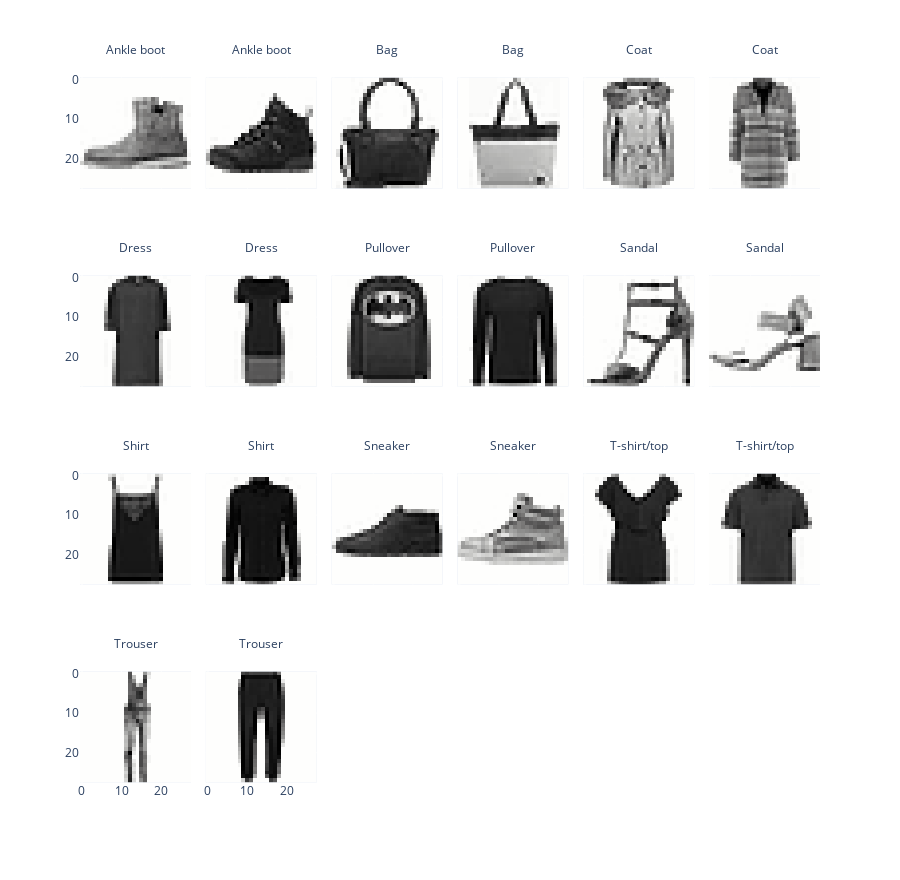

The notebook cell saved with this chart:
### Markdown cell above
Let's break this down further and look at it by class, or the category of clothing:

### Code cell
#| code-fold: true
print(class_dict)
show_images(images.groupby('class',as_index=False).sample(2), ncols=6)

### Figure 1 — Plotly figure (JSON) as saved in the notebook; plotly's stock layout.template omitted (floating-point values rounded to 4 significant figures; data arrays with more than 128 entries replaced by an {"elided": "..."} marker saying what was removed)
{"data": [{"coloraxis": "coloraxis", "hovertemplate": "x: %{x}<br>y: %{y}<br>color: %{z}<extra></extra>", "name": "0", "type": "heatmap", "xaxis": "x19", "yaxis": "y19", "z": {"elided": "28x28 float values"}}, {"coloraxis": "coloraxis", "hovertemplate": "x: %{x}<br>y: %{y}<br>color: %{z}<extra></extra>", "name": "1", "type": "heatmap", "xaxis": "x20", "yaxis": "y20", "z": {"elided": "28x28 float values"}}, {"coloraxis": "coloraxis", "hovertemplate": "x: %{x}<br>y: %{y}<br>color: %{z}<extra></extra>", "name": "2", "type": "heatmap", "xaxis": "x21", "yaxis": "y21", "z": {"elided": "28x28 float values"}}, {"coloraxis": "coloraxis", "hovertemplate": "x: %{x}<br>y: %{y}<br>color: %{z}<extra></extra>", "name": "3", "type": "heatmap", "xaxis": "x22", "yaxis": "y22", "z": {"elided": "28x28 float values"}}, {"coloraxis": "coloraxis", "hovertemplate": "x: %{x}<br>y: %{y}<br>color: %{z}<extra></extra>", "name": "4", "type": "heatmap", "xaxis": "x23", "yaxis": "y23", "z": {"elided": "28x28 float values"}}, {"coloraxis": "coloraxis", "hovertemplate": "x: %{x}<br>y: %{y}<br>color: %{z}<extra></extra>", "name": "5", "type": "heatmap", "xaxis": "x24", "yaxis": "y24", "z": {"elided": "28x28 float values"}}, {"coloraxis": "coloraxis", "hovertemplate": "x: %{x}<br>y: %{y}<br>color: %{z}<extra></extra>", "name": "6", "type": "heatmap", "xaxis": "x13", "yaxis": "y13", "z": {"elided": "28x28 float values"}}, {"coloraxis": "coloraxis", "hovertemplate": "x: %{x}<br>y: %{y}<br>color: %{z}<extra></extra>", "name": "7", "type": "heatmap", "xaxis": "x14", "yaxis": "y14", "z": {"elided": "28x28 float values"}}, {"coloraxis": "coloraxis", "hovertemplate": "x: %{x}<br>y: %{y}<br>color: %{z}<extra></extra>", "name": "8", "type": "heatmap", "xaxis": "x15", "yaxis": "y15", "z": {"elided": "28x28 float values"}}, {"coloraxis": "coloraxis", "hovertemplate": "x: %{x}<br>y: %{y}<br>color: %{z}<extra></extra>", "name": "9", "type": "heatmap", "xaxis": "x16", "yaxis": "y16", "z": {"elided": "28x28 float values"}}, {"coloraxis": "coloraxis", "hovertemplate": "x: %{x}<br>y: %{y}<br>color: %{z}<extra></extra>", "name": "10", "type": "heatmap", "xaxis": "x17", "yaxis": "y17", "z": {"elided": "28x28 float values"}}, {"coloraxis": "coloraxis", "hovertemplate": "x: %{x}<br>y: %{y}<br>color: %{z}<extra></extra>", "name": "11", "type": "heatmap", "xaxis": "x18", "yaxis": "y18", "z": {"elided": "28x28 float values"}}, {"coloraxis": "coloraxis", "hovertemplate": "x: %{x}<br>y: %{y}<br>color: %{z}<extra></extra>", "name": "12", "type": "heatmap", "xaxis": "x7", "yaxis": "y7", "z": {"elided": "28x28 float values"}}, {"coloraxis": "coloraxis", "hovertemplate": "x: %{x}<br>y: %{y}<br>color: %{z}<extra></extra>", "name": "13", "type": "heatmap", "xaxis": "x8", "yaxis": "y8", "z": {"elided": "28x28 float values"}}, {"coloraxis": "coloraxis", "hovertemplate": "x: %{x}<br>y: %{y}<br>color: %{z}<extra></extra>", "name": "14", "type": "heatmap", "xaxis": "x9", "yaxis": "y9", "z": {"elided": "28x28 float values"}}, {"coloraxis": "coloraxis", "hovertemplate": "x: %{x}<br>y: %{y}<br>color: %{z}<extra></extra>", "name": "15", "type": "heatmap", "xaxis": "x10", "yaxis": "y10", "z": {"elided": "28x28 float values"}}, {"coloraxis": "coloraxis", "hovertemplate": "x: %{x}<br>y: %{y}<br>color: %{z}<extra></extra>", "name": "16", "type": "heatmap", "xaxis": "x11", "yaxis": "y11", "z": {"elided": "28x28 float values"}}, {"coloraxis": "coloraxis", "hovertemplate": "x: %{x}<br>y: %{y}<br>color: %{z}<extra></extra>", "name": "17", "type": "heatmap", "xaxis": "x12", "yaxis": "y12", "z": {"elided": "28x28 float values"}}, {"coloraxis": "coloraxis", "hovertemplate": "x: %{x}<br>y: %{y}<br>color: %{z}<extra></extra>", "name": "18", "type": "heatmap", "xaxis": "x", "yaxis": "y", "z": {"elided": "28x28 float values"}}, {"coloraxis": "coloraxis", "hovertemplate": "x: %{x}<br>y: %{y}<br>color: %{z}<extra></extra>", "name": "19", "type": "heatmap", "xaxis": "x2", "yaxis": "y2", "z": {"elided": "28x28 float values"}}], "layout": {"annotations": [{"font": {}, "showarrow": false, "text": "Trouser", "x": 0.075, "xanchor": "center", "xref": "paper", "y": 0.1975, "yanchor": "bottom", "yref": "paper"}, {"font": {}, "showarrow": false, "text": "Trouser", "x": 0.245, "xanchor": "center", "xref": "paper", "y": 0.1975, "yanchor": "bottom", "yref": "paper"}, {"font": {}, "showarrow": false, "text": "Shirt", "x": 0.075, "xanchor": "center", "xref": "paper", "y": 0.465, "yanchor": "bottom", "yref": "paper"}, {"font": {}, "showarrow": false, "text": "Shirt", "x": 0.245, "xanchor": "center", "xref": "paper", "y": 0.465, "yanchor": "bottom", "yref": "paper"}, {"font": {}, "showarrow": false, "text": "Sneaker", "x": 0.415, "xanchor": "center", "xref": "paper", "y": 0.465, "yanchor": "bottom", "yref": "paper"}, {"font": {}, "showarrow": false, "text": "Sneaker", "x": 0.585, "xanchor": "center", "xref": "paper", "y": 0.465, "yanchor": "bottom", "yref": "paper"}, {"font": {}, "showarrow": false, "text": "T-shirt/top", "x": 0.755, "xanchor": "center", "xref": "paper", "y": 0.465, "yanchor": "bottom", "yref": "paper"}, {"font": {}, "showarrow": false, "text": "T-shirt/top", "x": 0.925, "xanchor": "center", "xref": "paper", "y": 0.465, "yanchor": "bottom", "yref": "paper"}, {"font": {}, "showarrow": false, "text": "Dress", "x": 0.075, "xanchor": "center", "xref": "paper", "y": 0.7325, "yanchor": "bottom", "yref": "paper"}, {"font": {}, "showarrow": false, "text": "Dress", "x": 0.245, "xanchor": "center", "xref": "paper", "y": 0.7325, "yanchor": "bottom", "yref": "paper"}, {"font": {}, "showarrow": false, "text": "Pullover", "x": 0.415, "xanchor": "center", "xref": "paper", "y": 0.7325, "yanchor": "bottom", "yref": "paper"}, {"font": {}, "showarrow": false, "text": "Pullover", "x": 0.585, "xanchor": "center", "xref": "paper", "y": 0.7325, "yanchor": "bottom", "yref": "paper"}, {"font": {}, "showarrow": false, "text": "Sandal", "x": 0.755, "xanchor": "center", "xref": "paper", "y": 0.7325, "yanchor": "bottom", "yref": "paper"}, {"font": {}, "showarrow": false, "text": "Sandal", "x": 0.925, "xanchor": "center", "xref": "paper", "y": 0.7325, "yanchor": "bottom", "yref": "paper"}, {"font": {}, "showarrow": false, "text": "Ankle boot", "x": 0.075, "xanchor": "center", "xref": "paper", "y": 1, "yanchor": "bottom", "yref": "paper"}, {"font": {}, "showarrow": false, "text": "Ankle boot", "x": 0.245, "xanchor": "center", "xref": "paper", "y": 1, "yanchor": "bottom", "yref": "paper"}, {"font": {}, "showarrow": false, "text": "Bag", "x": 0.415, "xanchor": "center", "xref": "paper", "y": 1, "yanchor": "bottom", "yref": "paper"}, {"font": {}, "showarrow": false, "text": "Bag", "x": 0.585, "xanchor": "center", "xref": "paper", "y": 1, "yanchor": "bottom", "yref": "paper"}, {"font": {}, "showarrow": false, "text": "Coat", "x": 0.755, "xanchor": "center", "xref": "paper", "y": 1, "yanchor": "bottom", "yref": "paper"}, {"font": {}, "showarrow": false, "text": "Coat", "x": 0.925, "xanchor": "center", "xref": "paper", "y": 1, "yanchor": "bottom", "yref": "paper"}], "coloraxis": {"colorscale": [[0, "rgb(0, 0, 0)"], [0.09091, "rgb(16, 16, 16)"], [0.1818, "rgb(38, 38, 38)"], [0.2727, "rgb(59, 59, 59)"], [0.3636, "rgb(81, 80, 80)"], [0.4545, "rgb(102, 101, 101)"], [0.5455, "rgb(124, 123, 122)"], [0.6364, "rgb(146, 146, 145)"], [0.7273, "rgb(171, 171, 170)"], [0.8182, "rgb(197, 197, 195)"], [0.9091, "rgb(224, 224, 223)"], [1, "rgb(254, 254, 253)"]], "showscale": false}, "height": 880, "margin": {"t": 60}, "xaxis": {"anchor": "y", "constrain": "domain", "domain": [0, 0.15], "scaleanchor": "y"}, "xaxis10": {"anchor": "y10", "domain": [0.51, 0.66], "matches": "x", "showticklabels": false}, "xaxis11": {"anchor": "y11", "domain": [0.68, 0.83], "matches": "x", "showticklabels": false}, "xaxis12": {"anchor": "y12", "domain": [0.85, 1], "matches": "x", "showticklabels": false}, "xaxis13": {"anchor": "y13", "domain": [0, 0.15], "matches": "x", "showticklabels": false}, "xaxis14": {"anchor": "y14", "domain": [0.17, 0.32], "matches": "x", "showticklabels": false}, "xaxis15": {"anchor": "y15", "domain": [0.34, 0.49], "matches": "x", "showticklabels": false}, "xaxis16": {"anchor": "y16", "domain": [0.51, 0.66], "matches": "x", "showticklabels": false}, "xaxis17": {"anchor": "y17", "domain": [0.68, 0.83], "matches": "x", "showticklabels": false}, "xaxis18": {"anchor": "y18", "domain": [0.85, 1], "matches": "x", "showticklabels": false}, "xaxis19": {"anchor": "y19", "domain": [0, 0.15], "matches": "x", "showticklabels": false}, "xaxis2": {"anchor": "y2", "domain": [0.17, 0.32], "matches": "x"}, "xaxis20": {"anchor": "y20", "domain": [0.17, 0.32], "matches": "x", "showticklabels": false}, "xaxis21": {"anchor": "y21", "domain": [0.34, 0.49], "matches": "x", "showticklabels": false}, "xaxis22": {"anchor": "y22", "domain": [0.51, 0.66], "matches": "x", "showticklabels": false}, "xaxis23": {"anchor": "y23", "domain": [0.68, 0.83], "matches": "x", "showticklabels": false}, "xaxis24": {"anchor": "y24", "domain": [0.85, 1], "matches": "x", "showticklabels": false}, "xaxis3": {"anchor": "y3", "domain": [0.34, 0.49], "matches": "x"}, "xaxis4": {"anchor": "y4", "domain": [0.51, 0.66], "matches": "x"}, "xaxis5": {"anchor": "y5", "domain": [0.68, 0.83], "matches": "x"}, "xaxis6": {"anchor": "y6", "domain": [0.85, 1], "matches": "x"}, "xaxis7": {"anchor": "y7", "domain": [0, 0.15], "matches": "x", "showticklabels": false}, "xaxis8": {"anchor": "y8", "domain": [0.17, 0.32], "matches": "x", "showticklabels": false}, "xaxis9": {"anchor": "y9", "domain": [0.34, 0.49], "matches": "x", "showticklabels": false}, "yaxis": {"anchor": "x", "autorange": "reversed", "constrain": "domain", "domain": [0, 0.1975]}, "yaxis10": {"anchor": "x10", "domain": [0.2675, 0.465], "matches": "y", "showticklabels": false}, "yaxis11": {"anchor": "x11", "domain": [0.2675, 0.465], "matches": "y", "showticklabels": false}, "yaxis12": {"anchor": "x12", "domain": [0.2675, 0.465], "matches": "y", "showticklabels": false}, "yaxis13": {"anchor": "x13", "domain": [0.535, 0.7325], "matches": "y"}, "yaxis14": {"anchor": "x14", "domain": [0.535, 0.7325], "matches": "y", "showticklabels": false}, "yaxis15": {"anchor": "x15", "domain": [0.535, 0.7325], "matches": "y", "showticklabels": false}, "yaxis16": {"anchor": "x16", "domain": [0.535, 0.7325], "matches": "y", "showticklabels": false}, "yaxis17": {"anchor": "x17", "domain": [0.535, 0.7325], "matches": "y", "showticklabels": false}, "yaxis18": {"anchor": "x18", "domain": [0.535, 0.7325], "matches": "y", "showticklabels": false}, "yaxis19": {"anchor": "x19", "domain": [0.8025, 1], "matches": "y"}, "yaxis2": {"anchor": "x2", "domain": [0, 0.1975], "matches": "y", "showticklabels": false}, "yaxis20": {"anchor": "x20", "domain": [0.8025, 1], "matches": "y", "showticklabels": false}, "yaxis21": {"anchor": "x21", "domain": [0.8025, 1], "matches": "y", "showticklabels": false}, "yaxis22": {"anchor": "x22", "domain": [0.8025, 1], "matches": "y", "showticklabels": false}, "yaxis23": {"anchor": "x23", "domain": [0.8025, 1], "matches": "y", "showticklabels": false}, "yaxis24": {"anchor": "x24", "domain": [0.8025, 1], "matches": "y", "showticklabels": false}, "yaxis3": {"anchor": "x3", "domain": [0, 0.1975], "matches": "y", "showticklabels": false}, "yaxis4": {"anchor": "x4", "domain": [0, 0.1975], "matches": "y", "showticklabels": false}, "yaxis5": {"anchor": "x5", "domain": [0, 0.1975], "matches": "y", "showticklabels": false}, "yaxis6": {"anchor": "x6", "domain": [0, 0.1975], "matches": "y", "showticklabels": false}, "yaxis7": {"anchor": "x7", "domain": [0.2675, 0.465], "matches": "y"}, "yaxis8": {"anchor": "x8", "domain": [0.2675, 0.465], "matches": "y", "showticklabels": false}, "yaxis9": {"anchor": "x9", "domain": [0.2675, 0.465], "matches": "y", "showticklabels": false}}}
